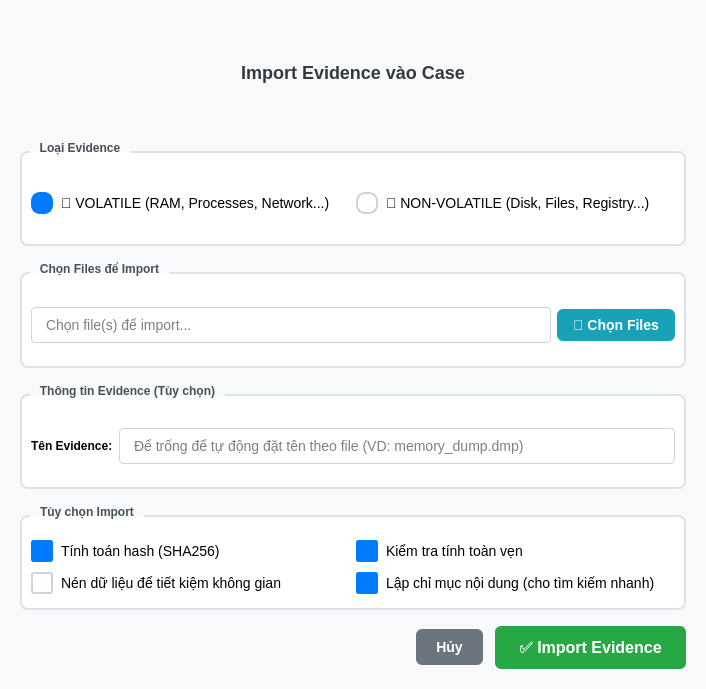
<?xml version="1.0" encoding="UTF-8"?>
<ui version="4.0">
 <class>ImportEvidenceDialog</class>
 <widget class="QDialog" name="ImportEvidenceDialog">
  <property name="geometry">
   <rect>
    <x>0</x>
    <y>0</y>
    <width>706</width>
    <height>689</height>
   </rect>
  </property>
  <property name="windowTitle">
   <string>Import Evidence</string>
  </property>
  <property name="styleSheet">
   <string notr="true">QDialog {
    background-color: #f8f9fa;
}

QGroupBox {
    font-weight: bold;
    border: 2px solid #dee2e6;
    border-radius: 8px;
    margin-top: 10px;
    padding-top: 10px;
    background-color: white;
}

QGroupBox::title {
    subcontrol-origin: margin;
    left: 10px;
    padding: 0 8px 0 8px;
    color: #495057;
}

QPushButton {
    background-color: #007bff;
    border: none;
    color: white;
    padding: 10px 20px;
    border-radius: 6px;
    font-weight: 500;
    font-size: 14px;
}

QPushButton:hover {
    background-color: #0056b3;
}

QPushButton:pressed {
    background-color: #004085;
}

QPushButton#importBtn {
    background-color: #28a745;
    font-size: 16px;
    padding: 12px 24px;
}

QPushButton#importBtn:hover {
    background-color: #1e7e34;
}

QPushButton#cancelBtn {
    background-color: #6c757d;
}

QPushButton#cancelBtn:hover {
    background-color: #545b62;
}

QPushButton#browseBtn {
    background-color: #17a2b8;
    padding: 8px 16px;
}

QPushButton#browseBtn:hover {
    background-color: #117a8b;
}

QLineEdit {
    border: 1px solid #ced4da;
    border-radius: 4px;
    padding: 8px 12px;
    font-size: 14px;
    background-color: white;
}

QLineEdit:focus {
    border-color: #007bff;
    outline: 0;
    box-shadow: 0 0 0 0.2rem rgba(0,123,255,.25);
}

QComboBox {
    border: 1px solid #ced4da;
    border-radius: 4px;
    padding: 8px 12px;
    background-color: white;
    min-width: 120px;
}

QTextEdit {
    border: 1px solid #ced4da;
    border-radius: 4px;
    padding: 8px;
    background-color: white;
}

QCheckBox {
    spacing: 8px;
    font-size: 14px;
}

QCheckBox::indicator {
    width: 18px;
    height: 18px;
}

QCheckBox::indicator:unchecked {
    border: 2px solid #ced4da;
    border-radius: 3px;
    background-color: white;
}

QCheckBox::indicator:checked {
    border: 2px solid #007bff;
    border-radius: 3px;
    background-color: #007bff;
}

QRadioButton {
    spacing: 8px;
    font-size: 14px;
}

QRadioButton::indicator {
    width: 18px;
    height: 18px;
}

QRadioButton::indicator:unchecked {
    border: 2px solid #ced4da;
    border-radius: 9px;
    background-color: white;
}

QRadioButton::indicator:checked {
    border: 2px solid #007bff;
    border-radius: 9px;
    background-color: #007bff;
}

QLabel#titleLabel {
    color: #343a40;
    font-size: 18px;
    font-weight: bold;
}

QLabel#typeDescLabel {
    color: #6c757d;
    font-size: 12px;
    font-style: italic;
}</string>
  </property>
  <property name="modal">
   <bool>true</bool>
  </property>
  <layout class="QVBoxLayout" name="mainLayout">
   <property name="spacing">
    <number>16</number>
   </property>
   <property name="leftMargin">
    <number>20</number>
   </property>
   <property name="topMargin">
    <number>20</number>
   </property>
   <property name="rightMargin">
    <number>20</number>
   </property>
   <property name="bottomMargin">
    <number>20</number>
   </property>
   <item>
    <widget class="QLabel" name="titleLabel">
     <property name="text">
      <string>Import Evidence vào Case</string>
     </property>
     <property name="alignment">
      <set>Qt::AlignCenter</set>
     </property>
    </widget>
   </item>
   <item>
    <widget class="QGroupBox" name="evidenceTypeGroup">
     <property name="font">
      <font>
       <pointsize>9</pointsize>
       <weight>75</weight>
       <bold>true</bold>
      </font>
     </property>
     <property name="title">
      <string>Loại Evidence</string>
     </property>
     <layout class="QVBoxLayout" name="evidenceTypeLayout">
      <item>
       <layout class="QHBoxLayout" name="typeSelectionLayout">
        <item>
         <widget class="QRadioButton" name="volatileRadio">
          <property name="toolTip">
           <string/>
          </property>
          <property name="text">
           <string>🔴 VOLATILE (RAM, Processes, Network...)</string>
          </property>
          <property name="checked">
           <bool>true</bool>
          </property>
         </widget>
        </item>
        <item>
         <widget class="QRadioButton" name="nonVolatileRadio">
          <property name="text">
           <string>🔵 NON-VOLATILE (Disk, Files, Registry...)</string>
          </property>
         </widget>
        </item>
       </layout>
      </item>
     </layout>
    </widget>
   </item>
   <item>
    <widget class="QGroupBox" name="fileSelectionGroup">
     <property name="font">
      <font>
       <pointsize>9</pointsize>
       <weight>75</weight>
       <bold>true</bold>
      </font>
     </property>
     <property name="title">
      <string>Chọn Files để Import</string>
     </property>
     <layout class="QVBoxLayout" name="fileSelectionLayout">
      <item>
       <layout class="QHBoxLayout" name="filePathLayout">
        <item>
         <widget class="QLineEdit" name="filePathEdit">
          <property name="readOnly">
           <bool>true</bool>
          </property>
          <property name="placeholderText">
           <string>Chọn file(s) để import... </string>
          </property>
         </widget>
        </item>
        <item>
         <widget class="QPushButton" name="browseBtn">
          <property name="text">
           <string>📂 Chọn Files</string>
          </property>
         </widget>
        </item>
       </layout>
      </item>
     </layout>
    </widget>
   </item>
   <item>
    <widget class="QGroupBox" name="evidenceInfoGroup">
     <property name="font">
      <font>
       <pointsize>9</pointsize>
       <weight>75</weight>
       <bold>true</bold>
      </font>
     </property>
     <property name="title">
      <string>Thông tin Evidence (Tùy chọn)</string>
     </property>
     <layout class="QGridLayout" name="evidenceInfoLayout">
      <item row="0" column="0">
       <widget class="QLabel" name="evidenceNameLabel">
        <property name="font">
         <font>
          <weight>75</weight>
          <bold>true</bold>
         </font>
        </property>
        <property name="text">
         <string>Tên Evidence:</string>
        </property>
       </widget>
      </item>
      <item row="0" column="1">
       <widget class="QLineEdit" name="evidenceNameEdit">
        <property name="placeholderText">
         <string>Để trống để tự động đặt tên theo file (VD: memory_dump.dmp)</string>
        </property>
       </widget>
      </item>
     </layout>
    </widget>
   </item>
   <item>
    <widget class="QGroupBox" name="optionsGroup">
     <property name="font">
      <font>
       <pointsize>9</pointsize>
       <weight>75</weight>
       <bold>true</bold>
      </font>
     </property>
     <property name="title">
      <string>Tùy chọn Import</string>
     </property>
     <layout class="QVBoxLayout" name="optionsLayout">
      <item>
       <layout class="QHBoxLayout" name="optionsRowLayout">
        <item>
         <widget class="QCheckBox" name="calculateHashCheck">
          <property name="text">
           <string>Tính toán hash (SHA256)</string>
          </property>
          <property name="checked">
           <bool>true</bool>
          </property>
         </widget>
        </item>
        <item>
         <widget class="QCheckBox" name="verifyIntegrityCheck">
          <property name="text">
           <string>Kiểm tra tính toàn vẹn</string>
          </property>
          <property name="checked">
           <bool>true</bool>
          </property>
         </widget>
        </item>
       </layout>
      </item>
      <item>
       <layout class="QHBoxLayout" name="optionsRow2Layout">
        <item>
         <widget class="QCheckBox" name="compressCheck">
          <property name="text">
           <string>Nén dữ liệu để tiết kiệm không gian</string>
          </property>
         </widget>
        </item>
        <item>
         <widget class="QCheckBox" name="indexContentCheck">
          <property name="text">
           <string>Lập chỉ mục nội dung (cho tìm kiếm nhanh)</string>
          </property>
          <property name="checked">
           <bool>true</bool>
          </property>
         </widget>
        </item>
       </layout>
      </item>
     </layout>
    </widget>
   </item>
   <item>
    <layout class="QHBoxLayout" name="buttonLayout">
     <property name="spacing">
      <number>12</number>
     </property>
     <item>
      <spacer name="buttonSpacer">
       <property name="orientation">
        <enum>Qt::Horizontal</enum>
       </property>
       <property name="sizeHint" stdset="0">
        <size>
         <width>40</width>
         <height>20</height>
        </size>
       </property>
      </spacer>
     </item>
     <item>
      <widget class="QPushButton" name="cancelBtn">
       <property name="text">
        <string>Hủy</string>
       </property>
      </widget>
     </item>
     <item>
      <widget class="QPushButton" name="importBtn">
       <property name="text">
        <string>✅ Import Evidence</string>
       </property>
      </widget>
     </item>
    </layout>
   </item>
  </layout>
 </widget>
 <resources/>
 <connections/>
</ui>
